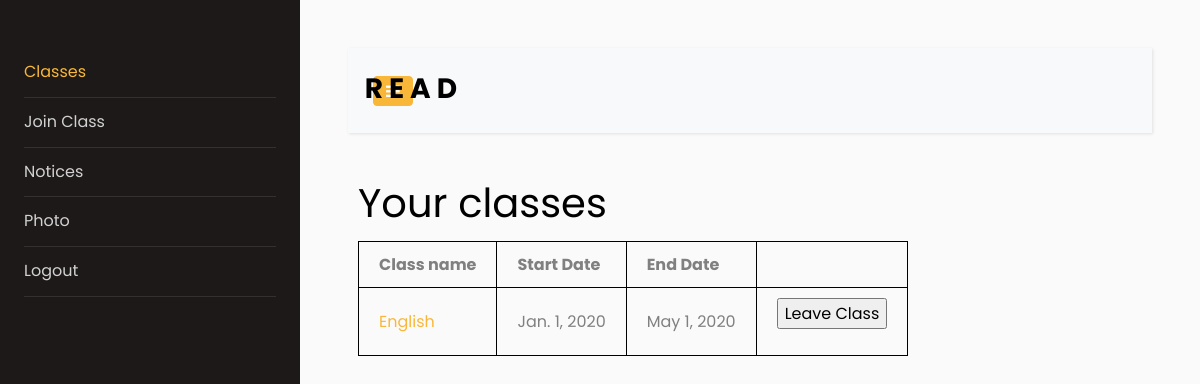
The page /read/student/classes/ (signed in) on the database as committed earlier.
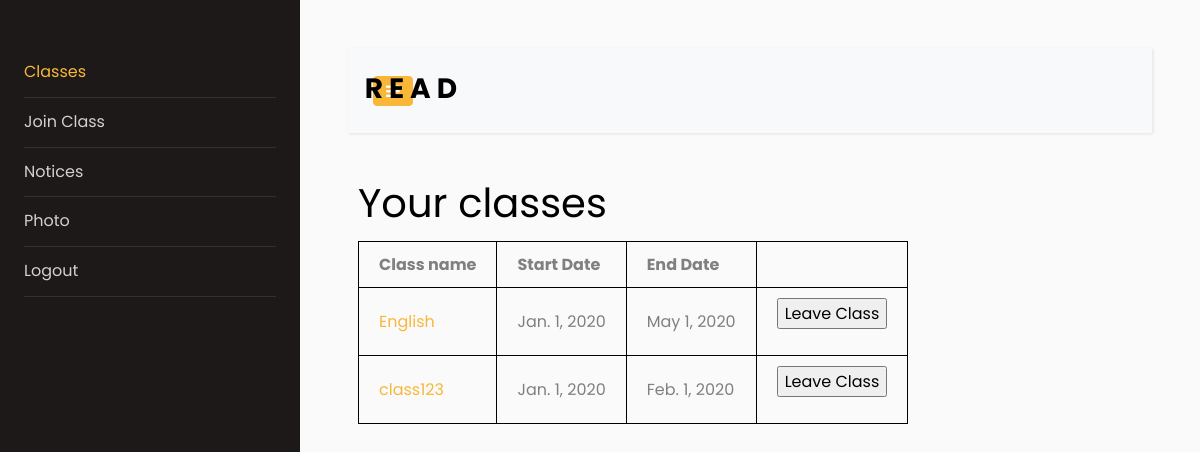
The same page on the database as committed later.
### read/models.py (models this page shows, shortened)
class Classroom(models.Model):
    name = models.SlugField(max_length = 100, blank=False)
    start_date = models.DateField(blank=False)
    end_date = models.DateField(blank=False)
    teacher = models.ForeignKey(Teacher, on_delete=models.CASCADE, blank=False)

### read/views.py (the view, shortened to what this page needs)
# urls.py: path('student/classes/', views.student_classes_view, name='student_classes_view'),
@login_required
@user_passes_test(user_is_student)
@user_passes_test(user_not_admin, login_url='/read/admin_redirected')
def student_classes_view(request):
    student = Student(user=request.user)
    try:
        enrolled_classes_pks = Enrolled_in.objects.filter(student=student, status=True).values_list('classroom', flat=True)
        enrolled_classes = Classroom.objects.filter(pk__in=enrolled_classes_pks)
    except:
        enrolled_classes = None
    return render(request, 'read/student/student_classes.html', {'enrolled_classes' : enrolled_classes})

### read/views.py (called while the page is built)
def user_is_student(user):
    return user.is_student

def user_not_admin(user):
    return not user.is_superuser

### read/templates/read/student/student_classes.html (shortened to what this page needs)
{% extends "./student_base.html" %}
{% block content %}
    <h1>Your classes</h1>
    <table>
        <th>Class name</th>
        {% if enrolled_classes %}
        <th>Start Date</th>
        <th>End Date</th>
        {% endif %}
        {% for class in enrolled_classes %}
        <tr>
            <td><a href="{% url 'student_specific_class_view' class.name %}">{{ class.name }}</a></td>
            <td>{{ class.start_date }}</td>
            <td>{{ class.end_date }}</td>
            <td>
                <form action="{% url 'student_classes_view' %}" method="post">
                    <input type="submit" name="action" value="Leave Class">
                </form>
            </td>
        </tr>
        {% empty %}
        <tr>
            <td>You are not enrolled in any class</td>
        </tr>
        {% endfor %}
    </table>
{% endblock %}

Rows that differ between the two databases and show on the page:
added Classroom: name "class123", start_date "Jan. 1, 2020", end_date "Feb. 1, 2020"
